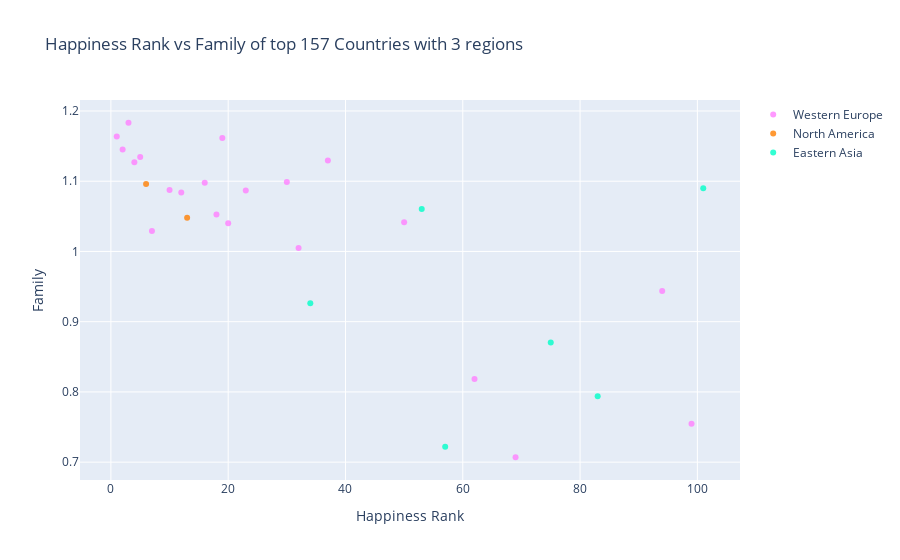

Notebook code for this chart:
### Code cell
df_WE = data_2016[data_2016.Region == 'Western Europe'].iloc[:158,:]
df_NA = data_2016[data_2016.Region == 'North America'].iloc[:158,:]
df_EA = data_2016[data_2016.Region == 'Eastern Asia'].iloc[:158,:]

# creating trace1
trace1 =go.Scatter(
                    x = df_WE.Happiness_Rank,
                    y = df_WE.Family,
                    mode = "markers",
                    name = "Western Europe",
                    marker = dict(color = 'rgba(255, 128, 255, 0.8)'),
                    text= df_WE.Country)

# creating trace2
trace2 =go.Scatter(
                    x = df_NA.Happiness_Rank,
                    y = df_NA.Family,
                    mode = "markers",
                    name = "North America",
                    marker = dict(color = 'rgba(255, 128, 2, 0.8)'),
                    text= df_NA.Country)
# creating trace3
trace3 =go.Scatter(
                    x = df_EA.Happiness_Rank,
                    y = df_EA.Family,
                    mode = "markers",
                    name = "Eastern Asia",
                    marker = dict(color = 'rgba(0, 255, 200, 0.8)'),
                    text= df_EA.Country)
data = [trace1, trace2, trace3]
layout = dict(title = 'Happiness Rank vs Family of top 157 Countries with 3 regions',
              xaxis= dict(title= 'Happiness Rank',ticklen= 5,zeroline= False),
              yaxis= dict(title= 'Family',ticklen= 5,zeroline= False)
             )
fig = dict(data = data, layout = layout)
plt.savefig("images/Year2016_Happiness VS Family.png")
iplot(fig)

### Figure 1 — Plotly figure (JSON) as saved in the notebook; plotly's stock layout.template omitted (floating-point values rounded to 4 significant figures)
{"data": [{"marker": {"color": "rgba(255, 128, 255, 0.8)"}, "mode": "markers", "name": "Western Europe", "text": ["Denmark", "Switzerland", "Iceland", "Norway", "Finland", "Netherlands", "Sweden", "Austria", "Germany", "Belgium", "Ireland", "Luxembourg", "United Kingdom", "Malta", "France", "Spain", "Italy", "North Cyprus", "Cyprus", "Portugal", "Greece"], "type": "scatter", "x": [1, 2, 3, 4, 5, 7, 10, 12, 16, 18, 19, 20, 23, 30, 32, 37, 50, 62, 69, 94, 99], "y": [1.164, 1.145, 1.183, 1.127, 1.135, 1.029, 1.088, 1.084, 1.098, 1.052, 1.162, 1.04, 1.087, 1.099, 1.005, 1.129, 1.042, 0.8183, 0.707, 0.9437, 0.7547]}, {"marker": {"color": "rgba(255, 128, 2, 0.8)"}, "mode": "markers", "name": "North America", "text": ["Canada", "United States"], "type": "scatter", "x": [6, 13], "y": [1.096, 1.048]}, {"marker": {"color": "rgba(0, 255, 200, 0.8)"}, "mode": "markers", "name": "Eastern Asia", "text": ["Taiwan", "Japan", "South Korea", "Hong Kong", "China", "Mongolia"], "type": "scatter", "x": [34, 53, 57, 75, 83, 101], "y": [0.9262, 1.061, 0.7219, 0.8702, 0.7938, 1.09]}], "layout": {"title": {"text": "Happiness Rank vs Family of top 157 Countries with 3 regions"}, "xaxis": {"ticklen": 5, "title": {"text": "Happiness Rank"}, "zeroline": false}, "yaxis": {"ticklen": 5, "title": {"text": "Family"}, "zeroline": false}}}
